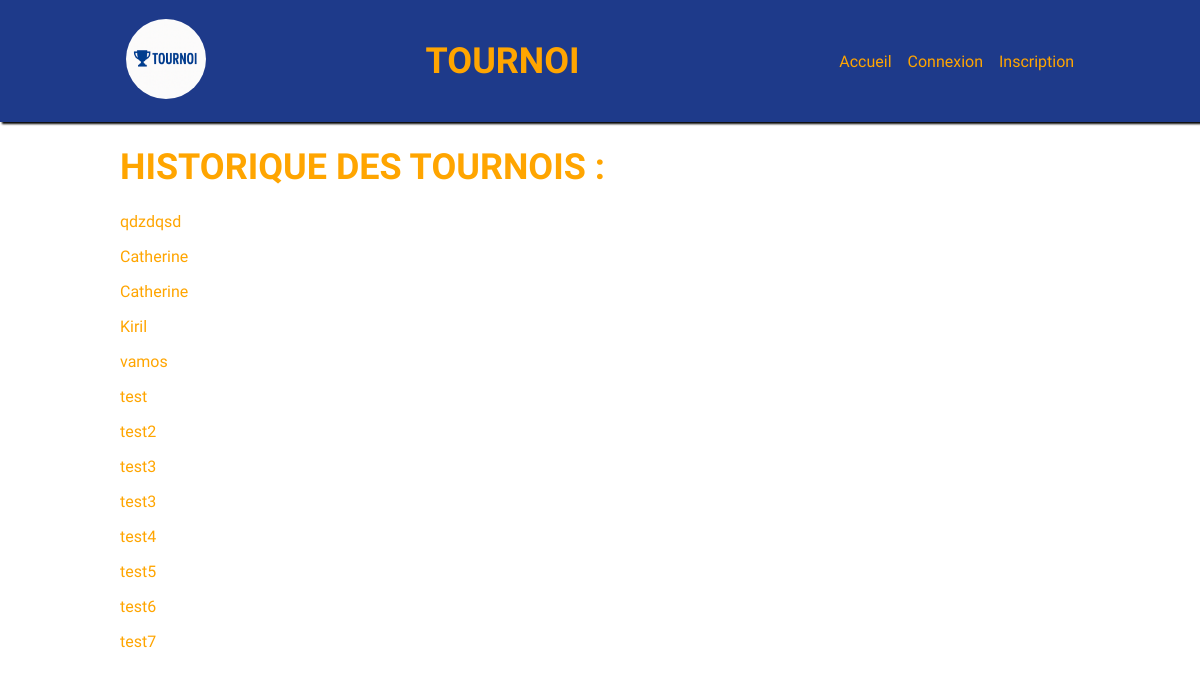
The page / on the database its author committed.
### tables this page shows
CREATE TABLE `tournoi` (
  `id_tournoi` int NOT NULL,
  `nom` varchar(255) NOT NULL,
  `date` datetime NOT NULL DEFAULT CURRENT_TIMESTAMP,
  `type` varchar(255) NOT NULL
);

### index.php (the view, shortened to what this page needs)
<?php include 'utilities.php' ?>
<?php
$requestTournoi = $bdd->query('SELECT * FROM tournoi');
$Tournoi = $requestTournoi->fetchAll();
?>
<!DOCTYPE html>
<html lang="fr">
<head>
    <link rel="stylesheet" href="assets/css/style.css">
</head>
<body>
    <?php include('header.php'); ?>
    <main>
        <div class="container">
            <h1>Historique des tournois :</h1>
            <?php foreach ($Tournoi as $data): ?>
                <p><a href="classement.php?id=<?php echo $data['id_tournoi'] ?>"><?php echo $data['nom'] ?></a></p>
            <?php endforeach ?>
        </div>
    </main>
</body>
</html>

### header.php (shortened to what this page needs)
<header>
    <div class="logo">
        <img src="assets/img/tournois.png" alt="image de coupe avec texte tournois">
    </div>
    <h1>tournoi</h1>
    <nav>
        <?php if (isset($_SESSION['id_user'])): ?>
            <ul class="" id="navLinks">
                <li><a href="index.php">Accueil</a></li>
                <li><a href="deconnection.php">Deconnexion</a></li>
                <li><a href="new_tournoi.php">Création de tournois</a></li>
            </ul>
        <?php else: ?>
            <ul class="" id="navLinks">
                <li><a href="index.php">Accueil</a></li>
                <li><a href="Connection.php">Connexion</a></li>
                <li><a href="inscription.php">Inscription</a></li>
            </ul>
        <?php endif ?>
    </nav>
</header>

### assets/css/style.css (style rules this page uses)
body header { background-color: #1E3A8A; height: 100%; display: flex; justify-content: space-around; align-items: center; padding: 1em; box-shadow: 2px 2px 2px black; }
body header .logo { width: 5rem; }
body header .logo img { border-radius: 50%; }
body header nav { display: flex; justify-content: center; align-items: center; gap: 0.8rem; }
body header nav ul { display: flex; gap: 1rem; }
img { width: 100%; height: 100%; object-fit: cover; object-position: center; }
body { font-family: "RobotoRegular"; margin: 0; }
h1 { font-family: "RobotoBold"; font-size: 36px; color: orange; text-transform: uppercase; }
p { font-size: 16px; color: orange; }
a { text-decoration: none; color: orange; }
li { list-style: none; }
.container { width: 80%; max-width: 1440px; margin: 0 auto; padding: 0; }
body { background-image: url(../img/fond.jpg); background-repeat: no-repeat; background-position: center; background-size: cover; margin: 0 auto; }
main { height: 100vh; }

### rows shown on the page
tournoi: nom "qdzdqsd"
tournoi: nom "Catherine"
tournoi: nom "Catherine"
tournoi: nom "Kiril"
tournoi: nom "vamos"
tournoi: nom "test"
tournoi: nom "test2"
tournoi: nom "test3"
tournoi: nom "test3"
tournoi: nom "test4"
tournoi: nom "test5"
tournoi: nom "test6"
tournoi: nom "test7"
